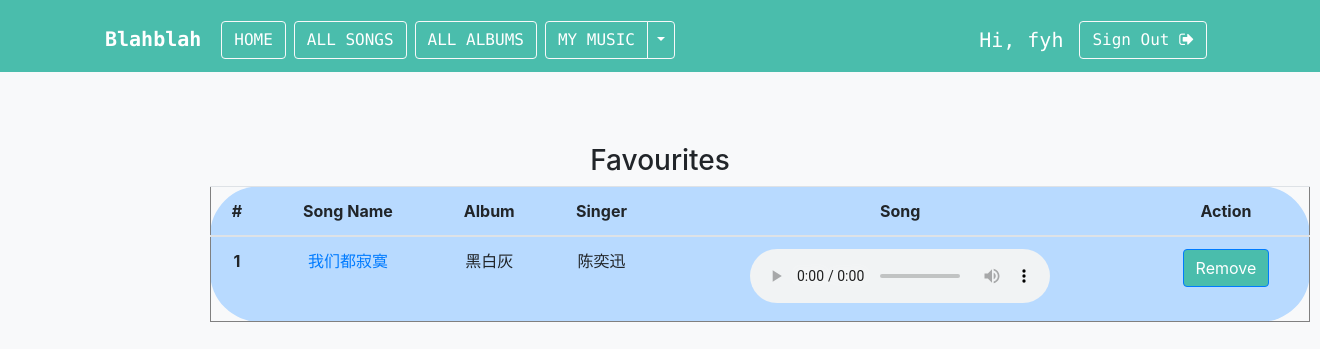
/favourite/ (signed in), run on the app's committed database.
### musicapp/models.py (models this page shows)
class Song(models.Model):
    Language_Choice = (
              ('Chinese', 'Chinese'),
              ('English', 'English'),
          )
    id = models.AutoField(primary_key=True)
    name = models.CharField(max_length=200)
    album = models.ForeignKey(Album, on_delete=models.CASCADE)
    language = models.CharField(max_length=20,choices=Language_Choice,default='Chinese')
    song_file = models.FileField()
    def __str__(self):
        return self.name

class Album(models.Model):
    id = models.AutoField(primary_key=True)
    name = models.CharField(max_length=200)
    cover = models.FileField()
    year = models.IntegerField()
    singer = models.CharField(max_length=200)

### musicapp/views.py (the view)
# urls.py: path('favourite/', views.favourite, name='favourite'),
def favourite(request):
    songs = Song.objects.filter(favourite__user=request.user, favourite__is_fav=True).distinct()
    print(f'songs: {songs}')
    if request.method == "POST":
        song_id = list(request.POST.keys())[1]
        favourite_song = Favourite.objects.filter(user=request.user, song__id=song_id, is_fav=True)
        favourite_song.delete()
        messages.success(request, "Removed from favourite!")
    context = {
        'songs': songs,
    }
    return render(request, 'musicapp/favourite.html', context=context)

### templates/musicapp/favourite.html (shortened to what this page needs)
{% extends 'base.html' %}
{% load socialaccount %}
{% block body %}
<br>
<br>
<br>
<center>
  <h3>Favourites</h3>
</center>
<table class="table table-hover table-primary">
  <thead>
    <tr>
      <th scope="col">#</th>
      <th scope="col">Song Name</th>
      <th scope="col">Album</th>
      <th scope="col">Singer</th>
      <th scope="col">Song</th>
      <th scope="col">Action</th>
    </tr>
  </thead>
  <tbody>
    {% if songs %}
    {% for song in songs %}
    <tr>
      <th scope="row">{{forloop.counter}}</th>
      <td><a href="{% url 'detail' song.id %}">{{song.name}}</a></td>
      <td>{{song.album.name}}</td>
      <td>{{song.album.singer}}</td>
      <td>
        <audio controls>
          <source src="{{ song.song_file.url }}" type="audio/mpeg">
        </audio>
      </td>
      <td>
        <form method="post">
          <input class="btn btn-primary" type="submit" value="Remove" name={{song.id}}>
        </form>
      </td>
    </tr>
    {% endfor %}
    {% endif %}
  </tbody>
</table>
{% endblock body %}

### templates/base.html (shortened to what this page needs)
{% load static %}
<!doctype html>
<html lang="en">
<head>
    <link rel="stylesheet" href="https://maxcdn.bootstrapcdn.com/bootstrap/4.0.0/css/bootstrap.min.css"
>
    <link rel="stylesheet" href="https://stackpath.bootstrapcdn.com/font-awesome/4.7.0/css/font-awesome.min.css"
>
    <link href="{% static 'musicapp/css/musicplayer.css' %}" rel="stylesheet">
</head>
<body class="bg-light">
    <nav class="navbar navbar-expand-md navbar-primary">
        <div class="container">
            <h1><a href="{% url 'index' %}" class="navbar-brand">
                    <strong style="color:white">Blahblah</strong></a></h1>
            <div class="collapse navbar-collapse">
                <a href="{% url 'index' %}" class="btn btn-outline-light mt-2 mx-1">HOME</a>
                <a href="{% url 'all_songs' %}" class="btn btn-outline-light mt-2 mx-1">ALL SONGS</a>
                <a href="{% url 'all_albums' %}" class="btn btn-outline-light mt-2 mx-1">ALL ALBUMS</a>
                {% if request.user.is_active %}
                <div class="btn-group mt-2 mx-1">
                    <a type="button" href="{% url 'mymusic' %}" class="btn btn-outline-light">MY MUSIC</a>
                    <button type="button" class="btn btn-light dropdown-toggle dropdown-toggle-split"
                        data-toggle="dropdown" aria-haspopup="true" aria-expanded="false">
                    </button>
                </div>
                {% endif %}
            </div>
            <div class="collapse navbar-collapse justify-content-end" id="navbar">
                {% if request.user.is_active %}
                <h5 class="text-white mt-3 mx-2">Hi, {{ request.user.username }}</h5>
                <a href="{% url 'logout' %}" class="btn btn-light mt-2 mx-2"> Sign Out <i class="fa fa-sign-out"
                        aria-hidden="true"></i></a>
                {% else %}
                <a href="{% url 'login' %}" class="btn btn-light mt-2 mx-2"><i class="fa fa-sign-in"
                        aria-hidden="true"></i> Sign In</a>
                <a href="{% url 'signup' %}" class="btn btn-light mt-2 mx-2"><i class="fa fa-user-plus"
                        aria-hidden="true"></i> Sign Up</a>
                {% endif %}
            </div>
        </div>
    </nav>
    {% block body %}
    {% endblock body %}
    <br>
    <br>
    <br>
</body>
</html>

### static/musicapp/css/musicplayer.css (style rules this page uses)
body .btn { color: white; background: #4ABDAC; }
body .table { text-align: center; width: 1100px; margin-left: 210px; margin-right: 200px; border-style: solid; border-width: 1px; border-radius: 50px; }

### templates/base.html (style rules this page uses)
.navbar { font-family: 'Source Code Pro', monospace; width: 100%; }
html { position: relative; min-height: 100%; }
body { margin-bottom: 0px; }
.navbar { background: #4ABDAC; }

### data on the page
Song: name "我们都寂寞", album.name "黑白灰", album.singer "陈奕迅"

### other printed values
{{ request.user.username }} "fyh"
